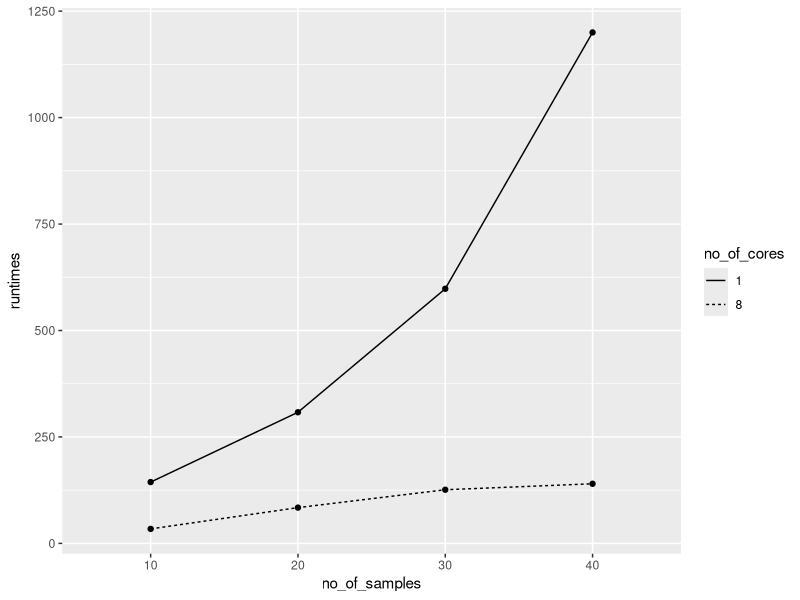
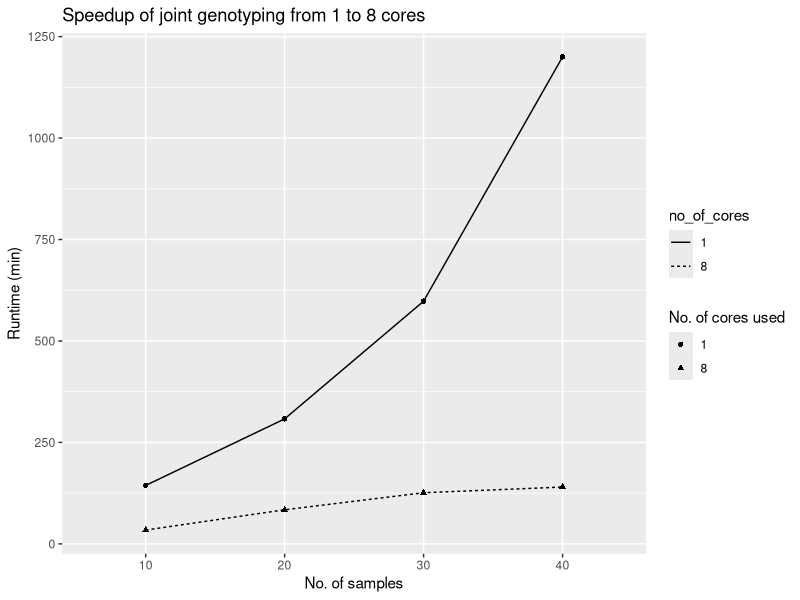
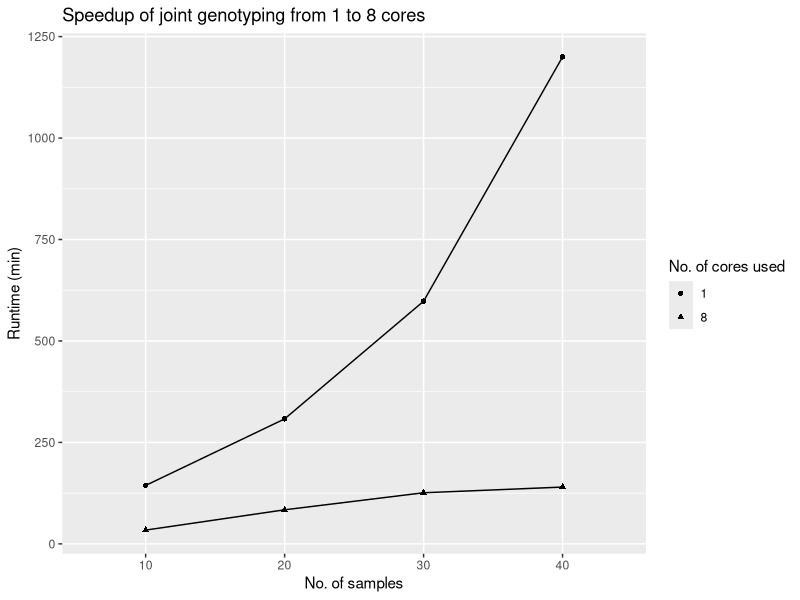
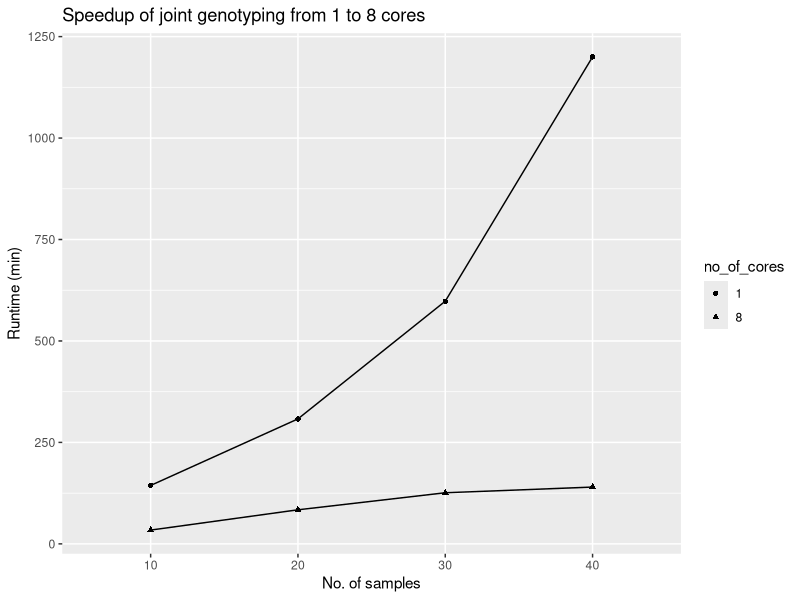
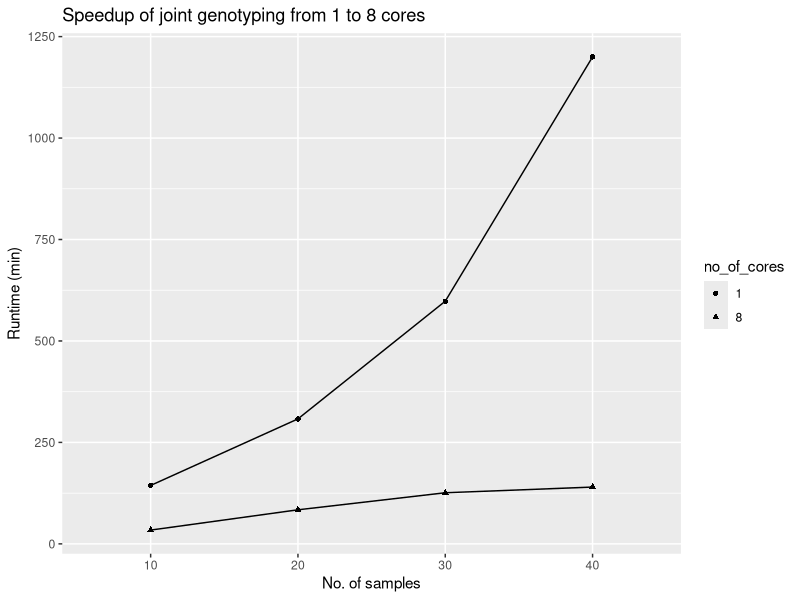
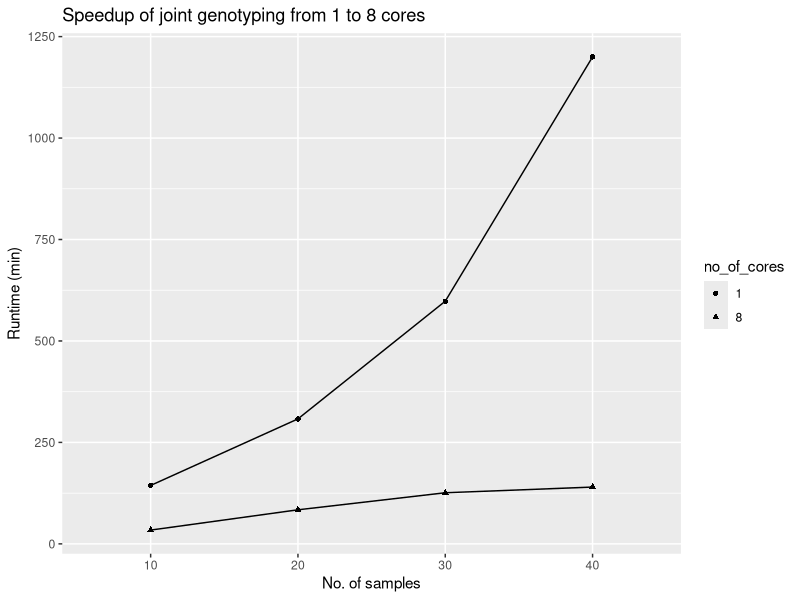

R code for these plots, in order:
library(ggplot2)

# Plot runtime of parallelized and non-parallelized joint genotyping

df <- data.frame(no_of_samples=rep(c("10", "20", "30", "40"), 2),
                 runtimes=c(144, 308, 598, 1200, 34, 84, 126, 140),
                 no_of_cores=rep(c("1", "8"), each=4))

ggplot(df, aes(x=no_of_samples, y=runtimes, group=no_of_cores)) +
  geom_line(aes(linetype=no_of_cores))+
  geom_point()

ggplot(df, aes(x=no_of_samples, y=runtimes, group=no_of_cores)) +
  scale_shape_discrete(name  ="No. of cores used",
                       breaks=c("1", "8"),
                       labels=c("1", "8")) +
  geom_line(aes(linetype=no_of_cores))+
  geom_point(aes(shape=no_of_cores)) +
  labs(y="Runtime (min)", x="No. of samples") +
  ggtitle("Speedup of joint genotyping from 1 to 8 cores")

lp <- ggplot(data=df, aes(x=no_of_samples, y=runtimes, group=no_of_cores, shape=no_of_cores)) + 
  geom_line() + 
  geom_point()

lp + scale_shape_discrete(name  ="No. of cores used",
                          breaks=c("1", "8"),
                          labels=c("1", "8")) +
  labs(y="Runtime (min)", x="No. of samples") +
  ggtitle("Speedup of joint genotyping from 1 to 8 cores")
lp +
  labs(y="Runtime (min)", x="No. of samples") +
  ggtitle("Speedup of joint genotyping from 1 to 8 cores")

ggsave("report/main/figures/speedup.png", width = 150, height = 100, units = "mm")

ggsave("results/figs/hist_read_count.png", width = 150, height = 100, units = "mm")
